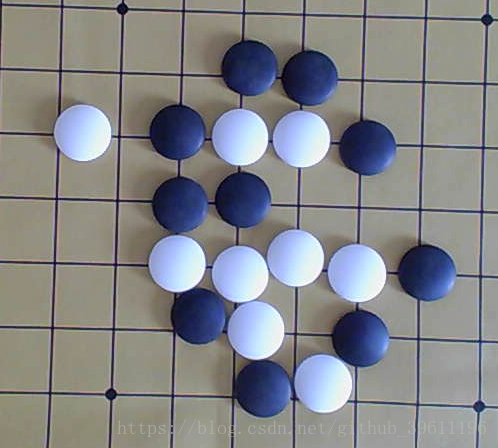
#> input picture weiqi.png, 498 x 448 px
$ python weiqi_Circle.py   (older library calls are emulated)
#> lines starting #> are read from the running program, lines starting #| are printed output that depends on the picture; after the words box and inside, x2 and y2 are one past the last pixel; in counts of white or black regions, pixels touching at a corner belong together
# -*- coding: utf-8 -*-
"""
Created on Wed Feb 27 12:53:39 2019

@author: Administrator
"""


import cv2
import numpy as np
from collections import Counter


# 检测棋子的颜色
def detect_weiqi(img):
    txt = 'black'
    gray = cv2.cvtColor(img, cv2.COLOR_BGR2GRAY)
    ret, threshold = cv2.threshold(gray, 100, 255, cv2.THRESH_BINARY)
    c = Counter(list(threshold.flatten()))
    print(c.most_common())
    if c.most_common()[0][0] != 0:
        txt = 'white'
    return txt, threshold


img = cv2.imread('weiqi.png')
#> img is the input picture: shape (448, 498, 3); mean B, G, R 136.6, 134, 132.7
img = cv2.medianBlur(img, 5)

gray = cv2.cvtColor(img, cv2.COLOR_BGR2GRAY)
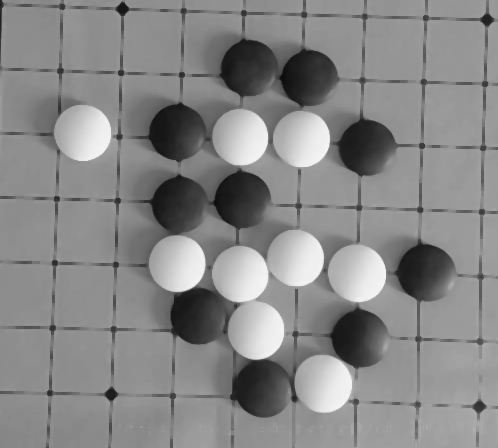
#> gray: shape (448, 498); min 12, max 245, mean 135.2

cv2.imshow('gray', gray)

circles = cv2.HoughCircles(gray, cv2.cv.CV_HOUGH_GRADIENT, 1, 20, param1=100, param2=30, minRadius=10, maxRadius=50)
#> circles = 18 rows, first 8: [295.5, 257.5, 28.4], [359.5, 338.5, 28.6], [301.5, 138.5, 27.9], [356.5, 272.5, 29.1], [239.5, 273.5, 28.6], [176.5, 262.5, 28.1], [256.5, 329.5, 29.4], [176.5, 132.5, 28]

if circles is None:
    exit(-1)

circles = np.uint16(np.around(circles))
#> circles = 18 rows, first 8: [296, 258, 28], [360, 338, 29], [302, 138, 28], [356, 272, 29], [240, 274, 29], [176, 262, 28], [256, 330, 29], [176, 132, 28]
print(circles)
#> (printed output is left out)

cv2.waitKey(0)
font = cv2.FONT_HERSHEY_SIMPLEX
for i in circles[0, :]:
    cv2.circle(img, (i[0], i[1]), i[2], (0, 255, 0), 2)
    cv2.circle(img, (i[0], i[1]), 2, (0, 0, 255), 3)

    x, y, r = i
    crop_img = img[y - r: y + r, x - r: x + r]
    # 检测围棋
    txt, threshold = detect_weiqi(crop_img)
    print('颜色', '黑色' if txt == 'black' else '白色')

    cv2.putText(threshold, text=txt, org=(0, 0), fontFace=font, fontScale=0.5, color=(0, 255, 0), thickness=2)
    cv2.imshow('threshold', threshold)

    cv2.imshow('crop_img', crop_img)
    cv2.moveWindow('crop_img', x=0, y=img.shape[0])

    cv2.imshow('detected chess', img)
    cv2.moveWindow('detected chess', y=0, x=img.shape[1])

    cv2.waitKey(1500)
#> this loop made 18 passes
#> (x, y, r, txt, c in detect_weiqi) on passes 1 to 12: (296, 258, 28, 'white', {255: 3078, 0: 58}), (360, 338, 29, 'black', {255: 1151, 0: 2213}), (302, 138, 28, 'white', {255: 3077, 0: 59}), (356, 272, 29, 'white', {255: 3323, 0: 41}), (240, 274, 29, 'white', {255: 3175, 0: 189}), (176, 262, 28, 'white', {255: 2983, 0: 153}), (256, 330, 29, 'white', {255: 3185, 0: 179}), (176, 132, 28, 'black', {255: 864, 0: 2272}), (426, 272, 28, 'black', {255: 1048, 0: 2088}), (240, 136, 29, 'white', {255: 3281, 0: 83}), (308, 78, 28, 'black', {255: 861, 0: 2275}), (264, 388, 29, 'black', {0: 2390, 255: 974})
#> (printed output is left out)
#> pass 1, `crop_img = img[y - r: y + r, x - r: x + r]`:
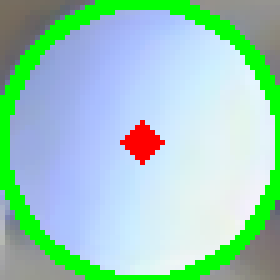
#> crop_img: shape (56, 56, 3) (shown 5 times larger); mean B, G, R 188.6, 204.3, 156.7
#> pass 1, in detect_weiqi, `gray = cv2.cvtColor(img, cv2.COLOR_BGR2GRAY)`:
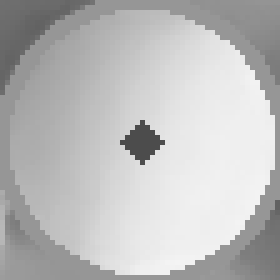
#> gray: shape (56, 56) (shown 5 times larger); min 76, max 244, mean 188.4
#> pass 1, in detect_weiqi, `ret, threshold = cv2.threshold(gray, 100, 255, cv2.THRESH_BINARY)`:
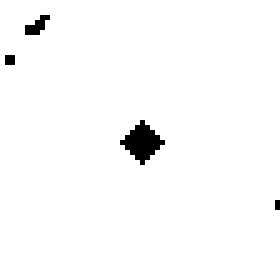
#> threshold: shape (56, 56) (shown 5 times larger); 98.2% white; 4 black regions (3 under 20 px), largest, box (x1, y1, x2, y2) and area: (24, 24, 33, 33) 41
#> after the loop:
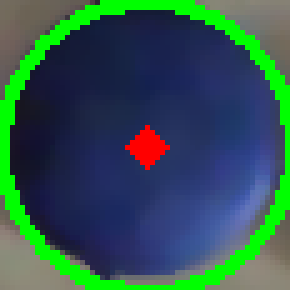
#> crop_img: shape (58, 58, 3) (shown 5 times larger); mean B, G, R 80.4, 86.4, 48.8
#> after the loop:
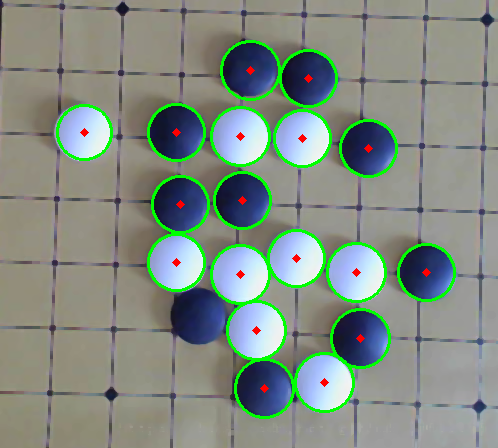
#> img: shape (448, 498, 3); mean B, G, R 130.7, 140.7, 129.6
#> after the loop:
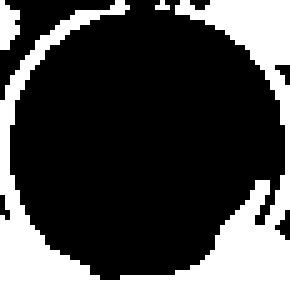
#> threshold: shape (58, 58) (shown 5 times larger); 27.7% white; 3 white regions (1 under 20 px), largest, box (x1, y1, x2, y2) and area: (0, 0, 58, 58) 899, (0, 0, 4, 10) 29

cv2.waitKey(0)
cv2.destroyAllWindows()

$ run again, with eye.jpg saved as weiqi.png
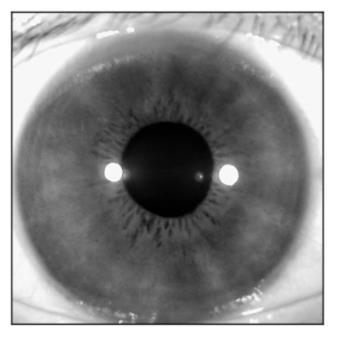
#> input picture eye.jpg, 344 x 342 px
#> img is the input picture: shape (342, 344, 3); min 0, max 255, mean 142.3
#> `circles = cv2.HoughCircles(gray, cv2.cv.CV_HOUGH_GRADIENT, 1, 20, para..`: circles = [[166.5, 167.5, 47.2], [227.5, 174.5, 10.9]]
#> `circles = np.uint16(np.around(circles))`: circles = [[166, 168, 47], [228, 174, 11]]
#| [[[166 168  47]
#|   [228 174  11]]]
#> the loop `for i in circles[0, :]:` made 2 passes
#> (x, y, r, txt, c in detect_weiqi) on passes 1 to 2: (166, 168, 47, 'black', {0: 7979, 255: 857}), (228, 174, 11, 'white', {255: 443, 0: 41})
#> (printed output is left out)
#> pass 1, in detect_weiqi, `ret, threshold = cv2.threshold(gray, 100, 255, cv2.THRESH_BINARY)`:
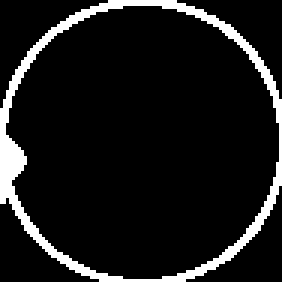
#> threshold: shape (94, 94) (shown 3 times larger); 9.7% white; 1 white region, box (x1, y1, x2, y2) and area: (0, 0, 94, 94) 857
#> after the loop `for i in circles[0, :]:`:
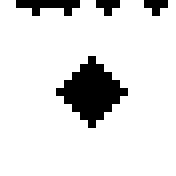
#> threshold: shape (22, 22) (shown 8 times larger); 87.8% white; 4 black regions (3 under 20 px), largest, box (x1, y1, x2, y2) and area: (7, 7, 16, 16) 41
